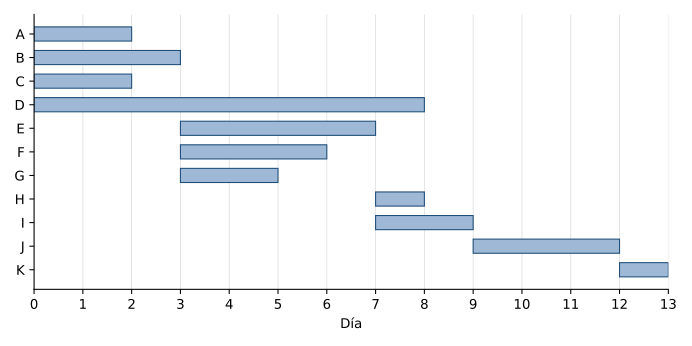

Recreate this plot in Python.
"""Figura del capítulo 1: diagrama de Gantt de barras de Mecánicas del Sureste, sin enlaces.

Cada barra va del comienzo temprano al fin temprano de la actividad (los del portal, ruta guiada,
ejemplo ej6). No marca el camino crítico ni las dependencias: es el Gantt «de barras» de la
sección 1.2. Uso, desde figuras/: python3 01-gantt.py  →  01-gantt.svg
"""
import matplotlib
matplotlib.use('svg')
import matplotlib.pyplot as plt

plt.rcParams['svg.fonttype'] = 'none'        # texto como texto, no como trazos
plt.rcParams['svg.hashsalt'] = 'pnl-01-gantt'  # identificadores estables entre ejecuciones
plt.rcParams['font.family'] = 'sans-serif'

# (actividad, duración, sucesoras) del ejemplo ej6 del portal
TABLA = [('A', 2, 'E'), ('B', 3, 'EFG'), ('C', 2, 'G'), ('D', 8, 'K'), ('E', 4, 'HI'), ('F', 3, 'HI'),
         ('G', 2, 'I'), ('H', 1, 'K'), ('I', 2, 'J'), ('J', 3, 'K'), ('K', 1, '')]
dur = {a: d for a, d, _ in TABLA}
pred = {a: [b for b, _, s in TABLA if a in s] for a, _, _ in TABLA}
es = {}
for a, _, _ in TABLA:                       # la tabla ya está en orden topológico
    es[a] = max((es[p] + dur[p] for p in pred[a]), default=0)
assert es == {'A': 0, 'B': 0, 'C': 0, 'D': 0, 'E': 3, 'F': 3, 'G': 3, 'H': 7, 'I': 7, 'J': 9, 'K': 12}
assert max(es[a] + dur[a] for a in dur) == 13

fig, ax = plt.subplots(figsize=(7.2, 3.6))
for i, (a, d, _) in enumerate(TABLA):
    ax.barh(i, d, left=es[a], height=0.6, color='#9fb8d6', edgecolor='#1f4e79', linewidth=0.8)
ax.set_yticks(range(len(TABLA)), [a for a, _, _ in TABLA])
ax.invert_yaxis()
ax.set_xlim(0, 13)
ax.set_xticks(range(0, 14))
ax.set_xlabel('Día')
ax.grid(axis='x', color='#dddddd', linewidth=0.6)
ax.set_axisbelow(True)
for lado in ('top', 'right'):
    ax.spines[lado].set_visible(False)
fig.tight_layout()
fig.savefig('01-gantt.svg', metadata={'Date': None})
print('01-gantt.svg')
